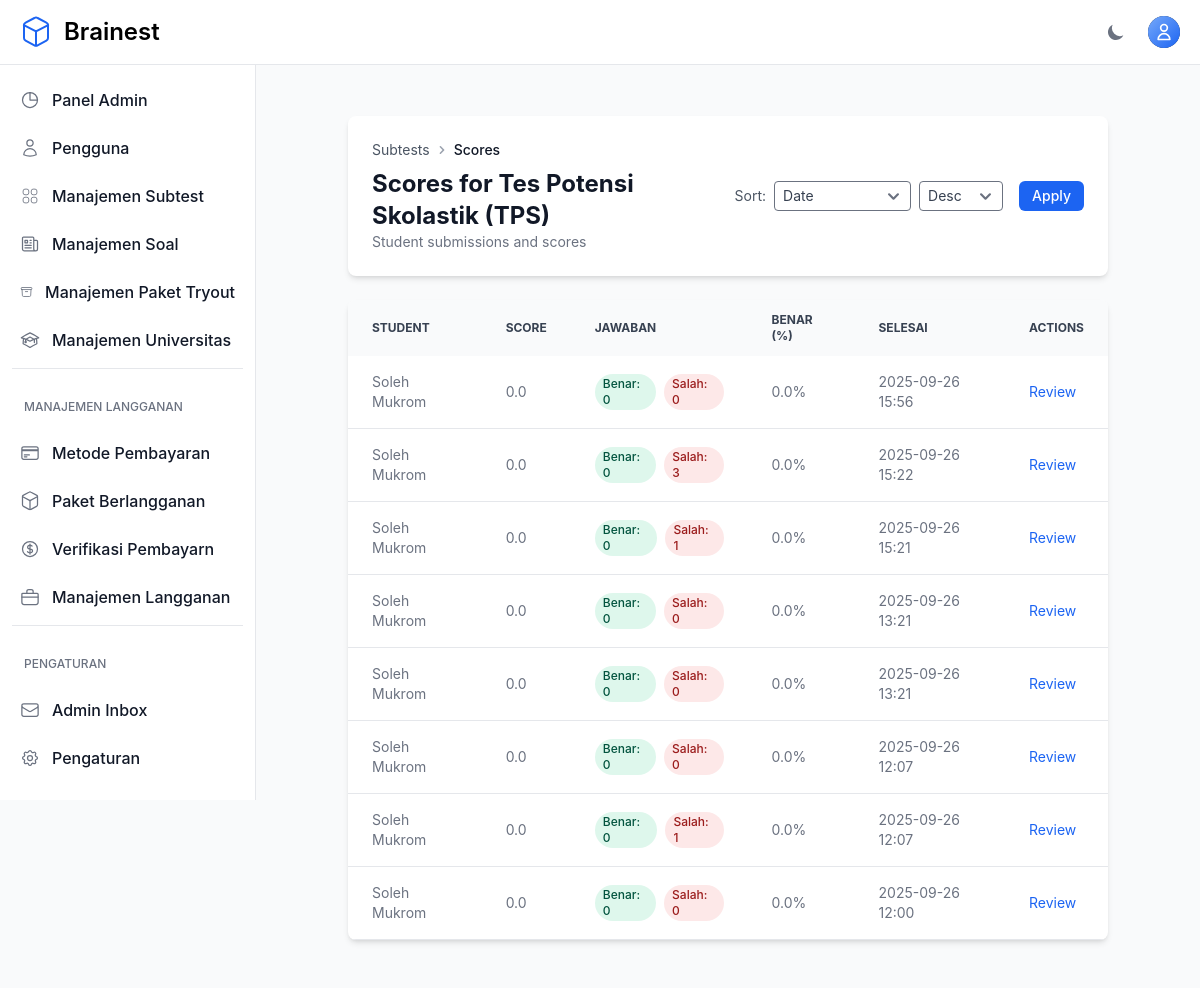
The page /teacher/categories/34/scores/ (signed in) on the database as committed earlier.
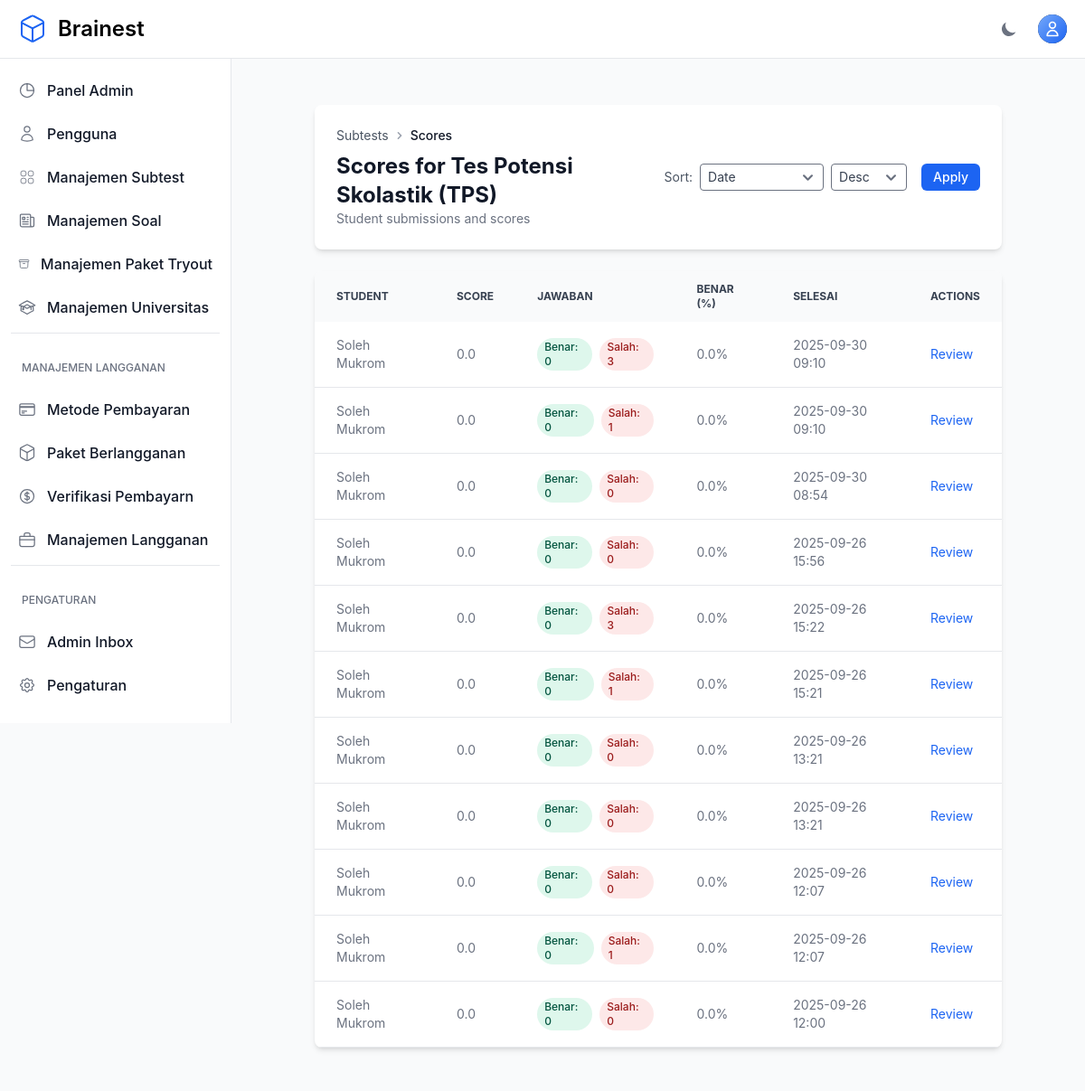
The same page on the database as committed later.
### otosapp/models.py (models this page shows, shortened)
class Category(models.Model):
    SCORING_METHODS = [
        ('default', 'Default'),
        ('custom', 'Custom'),
        ('utbk', 'UTBK'),
    ]
    category_name = models.CharField(max_length=200)
    time_limit = models.IntegerField(default=60, help_text="Time limit in minutes (default: 60 minutes)")
    scoring_method = models.CharField(max_length=10, choices=SCORING_METHODS, default='default')
    passing_score = models.FloatField(default=75.0, help_text="Minimum score required to pass (0-100)")
    release_date = models.DateTimeField(default=timezone.now, help_text="Tanggal rilis subtest ini")
    created_by = models.ForeignKey(
        User,
        on_delete=models.SET_NULL,
        null=True,
        blank=True,
        related_name='categories_created',
        help_text='Teacher who created this category'
    )
    teachers = models.ManyToManyField(
        User,
        related_name='teaching_categories',
        blank=True,
        help_text='Additional teachers assigned to this category'
    )

class Test(models.Model):
    student = models.ForeignKey(
        User, on_delete=models.CASCADE,
        limit_choices_to={'userprofile__role__role_name': 'Student'},
        related_name="tests"
    )
    score = models.FloatField(default=0, verbose_name="Score")
    date_taken = models.DateTimeField(auto_now_add=True, verbose_name="Date Taken")
    start_time = models.DateTimeField(null=True, blank=True, verbose_name="Test Start Time")
    end_time = models.DateTimeField(null=True, blank=True, verbose_name="Test End Time")
    time_limit = models.IntegerField(default=60, verbose_name="Time Limit (minutes)")
    is_submitted = models.BooleanField(default=False, verbose_name="Is Submitted")
    categories = models.ManyToManyField(Category, related_name="tests", blank=True)
    tryout_package = models.ForeignKey(
        TryoutPackage,
        on_delete=models.CASCADE,
        null=True,
        blank=True,
        help_text="Paket tryout yang digunakan (jika ada)"
    )
    current_question = models.IntegerField(default=1, verbose_name="Current Question Index")

class User(AbstractUser):
    email = models.EmailField(unique=True)
    phone_number = models.CharField(max_length=20, null=True, blank=True, verbose_name='Phone Number')
    USERNAME_FIELD = 'email'
    REQUIRED_FIELDS = ['username']
    role = models.ForeignKey('Role', on_delete=models.SET_NULL, null=True)
    profile_picture = models.ImageField(upload_to='profile_pictures/', null=True, blank=True, storage=get_storage, max_length=500)
    groups = models.ManyToManyField(
        Group,
        related_name="custom_user_set",  # Add a custom related name here
        blank=True,
        help_text="The groups this user belongs to.",
        verbose_name="groups"
    )
    user_permissions = models.ManyToManyField(
        Permission,
        related_name="custom_user_permissions",  # Add a custom related name here
        blank=True,
        help_text="Specific permissions for this user.",
        verbose_name="user permissions"
    )
    def is_admin(self):
        return self.role and self.role.role_name == 'Admin'

### otosapp/views.py (the view, shortened to what this page needs)
# urls.py: path('teacher/categories/<int:category_id>/scores/', views.teacher_view_student_scores, name='teacher_view_student_scores'),
@login_required
@admin_or_teacher_required
def teacher_view_student_scores(request, category_id):
    category = get_object_or_404(Category, id=category_id)
    if not (request.user.is_admin() or category.created_by == request.user or category.teachers.filter(pk=request.user.pk).exists()):
        raise PermissionDenied
    tests_qs = Test.objects.filter(
        categories=category,
        is_submitted=True
    ).select_related('student').distinct()
    tests_qs = tests_qs.annotate(
        correct_count_ann=Count(
            'answers',
            filter=Q(answers__question__category=category) & (
                Q(answers__selected_choice__is_correct=True) |
                Q(answers__question__question_type='essay', answers__text_answer__isnull=False)
            ),
            distinct=True
        ),
        wrong_count_ann=Count(
            'answers',
            filter=Q(answers__question__category=category) & (
                Q(answers__selected_choice__is_correct=False) |
                Q(answers__question__question_type='essay', answers__text_answer__isnull=True)
            ),
            distinct=True
        ),
    )
    sort = request.GET.get('sort', 'date')
    order = request.GET.get('order', 'desc')
    if sort == 'score':
        sort_field = 'score'
    elif sort == 'correct':
        sort_field = 'correct_count_ann'
    else:
        sort_field = 'date_taken'
    if order == 'asc':
        tests_qs = tests_qs.order_by(sort_field)
    else:
        tests_qs = tests_qs.order_by('-' + sort_field)
    paginator = Paginator(tests_qs, 15)
    page = request.GET.get('page')
    try:
        tests_page = paginator.page(page)
    except PageNotAnInteger:
        tests_page = paginator.page(1)
    except EmptyPage:
        tests_page = paginator.page(paginator.num_pages)
    for test in tests_page:
        test.correct_count = getattr(test, 'correct_count_ann', None)
        test.wrong_count = getattr(test, 'wrong_count_ann', None)
        total_answered = (test.correct_count or 0) + (test.wrong_count or 0)
        if total_answered > 0:
            try:
                test.percent_correct = round((test.correct_count / total_answered) * 100, 1)
            except Exception:
                test.percent_correct = 0.0
        else:
            test.percent_correct = 0.0
    return render(request, 'teacher/student_scores.html', {'tests': tests_page, 'category': category})

### otosapp/templates/teacher/student_scores.html (shortened to what this page needs)
{% extends 'base.html' %}
{% block content %}
<section class="bg-gray-50 dark:bg-gray-900 p-3 sm:p-5 antialiased">
  <div class="mx-auto max-w-screen-xl px-4 lg:px-12">
    <div class="bg-white dark:bg-gray-800 relative shadow-md sm:rounded-lg overflow-hidden mb-6">
      <div class="p-6 flex items-center justify-between">
        <div>
          <nav class="text-sm text-gray-500 dark:text-gray-400 mb-2" aria-label="Breadcrumb">
            <ol class="inline-flex items-center space-x-1">
              <li>
                <a href="{% url 'teacher_category_list' %}" class="text-gray-600 hover:text-gray-900 dark:text-gray-300 dark:hover:text-white">Subtests</a>
              </li>
              <li>
                <svg class="w-4 h-4 text-gray-400" fill="currentColor" viewBox="0 0 20 20" aria-hidden="true">
                  <path fill-rule="evenodd" d="M7.293 14.707a1 1 0 010-1.414L10.586 10 7.293 6.707a1 1 0 011.414-1.414l4 4a1 1 0 010 1.414l-4 4a1 1 0 01-1.414 0z" clip-rule="evenodd" />
                </svg>
              </li>
              <li class="font-medium text-gray-900 dark:text-white">Scores</li>
            </ol>
          </nav>
          <h1 class="text-2xl font-bold text-gray-900 dark:text-white">Scores for {{ category.category_name }}</h1>
          <p class="text-sm text-gray-500 dark:text-gray-400">Student submissions and scores</p>
        </div>
        <form method="get" class="flex items-center gap-2">
          <label class="text-sm text-gray-600 dark:text-gray-300">Sort:</label>
          <select name="sort" class="rounded px-2 py-1 text-sm bg-white dark:bg-gray-700 text-gray-700 dark:text-gray-200">
            <option value="date" {% if request.GET.sort == 'date' or not request.GET.sort %}selected{% endif %}>Date</option>
          </select>
          <select name="order" class="rounded px-2 py-1 text-sm bg-white dark:bg-gray-700 text-gray-700 dark:text-gray-200">
            <option value="desc" {% if request.GET.order == 'desc' or not request.GET.order %}selected{% endif %}>Desc</option>
          </select>
          <button type="submit" class="ml-2 inline-flex items-center px-3 py-1.5 border border-transparent text-sm leading-4 font-medium rounded-md text-white bg-blue-600 hover:bg-blue-700">Apply</button>
        </form>
      </div>
    </div>
    <div class="bg-white dark:bg-gray-800 relative shadow-md sm:rounded-lg overflow-hidden">
      <div class="overflow-x-auto">
        <table class="w-full text-sm text-left text-gray-500 dark:text-gray-400">
          <thead class="text-xs text-gray-700 uppercase bg-gray-50 dark:bg-gray-700 dark:text-gray-400">
            <tr>
              <th class="px-6 py-3">Student</th>
              <th class="px-6 py-3">Score</th>
              <th class="px-6 py-3">Jawaban</th>
              <th class="px-6 py-3">Benar (%)</th>
              <th class="px-6 py-3">Selesai</th>
              <th class="px-6 py-3">Actions</th>
            </tr>
          </thead>
          <tbody>
            {% for test in tests %}
            <tr class="border-b dark:border-gray-700 hover:bg-gray-50 dark:hover:bg-gray-700 transition-colors">
              <td class="px-6 py-4">
                {% if test.student.get_full_name %}
                  {{ test.student.get_full_name }}
                {% elif test.student.email %}
                  {{ test.student.email }}
                {% elif test.student.phone_number %}
                  {{ test.student.phone_number }}
                {% else %}
                  -
                {% endif %}
              </td>
              <td class="px-6 py-4">{{ test.score|floatformat:1 }}</td>
              <td class="px-6 py-4">
                <div class="flex gap-2 items-center">
                  <span class="inline-flex items-center px-2 py-0.5 rounded-full text-xs font-medium bg-green-100 text-green-800 dark:bg-green-800 dark:text-green-100">Benar: {{ test.correct_count }}</span>
                  <span class="inline-flex items-center px-2 py-0.5 rounded-full text-xs font-medium bg-red-100 text-red-800 dark:bg-red-800 dark:text-red-100">Salah: {{ test.wrong_count }}</span>
                </div>
              </td>
                <td class="px-6 py-4">{{ test.percent_correct }}%</td>
                <td class="px-6 py-4">{{ test.date_taken|date:"Y-m-d H:i" }}</td>
              <td class="px-6 py-4">
                <a href="{% url 'teacher_test_review' category.id test.id %}" class="text-sm text-blue-600 hover:underline">Review</a>
              </td>
            </tr>
            {% endfor %}
          </tbody>
        </table>
      </div>
    </div>
  </div>
</section>
{% endblock %}

Rows that differ between the two databases and show on the page:
added Test: student.get_full_name "Soleh Mukrom", score "0.0", correct_count "0", wrong_count "3", percent_correct "0.0", date_taken "2025-09-30 09:10"
added Test: student.get_full_name "Soleh Mukrom", score "0.0", correct_count "0", wrong_count "1", percent_correct "0.0", date_taken "2025-09-30 09:10"
added Test: student.get_full_name "Soleh Mukrom", score "0.0", correct_count "0", wrong_count "0", percent_correct "0.0", date_taken "2025-09-30 08:54"
